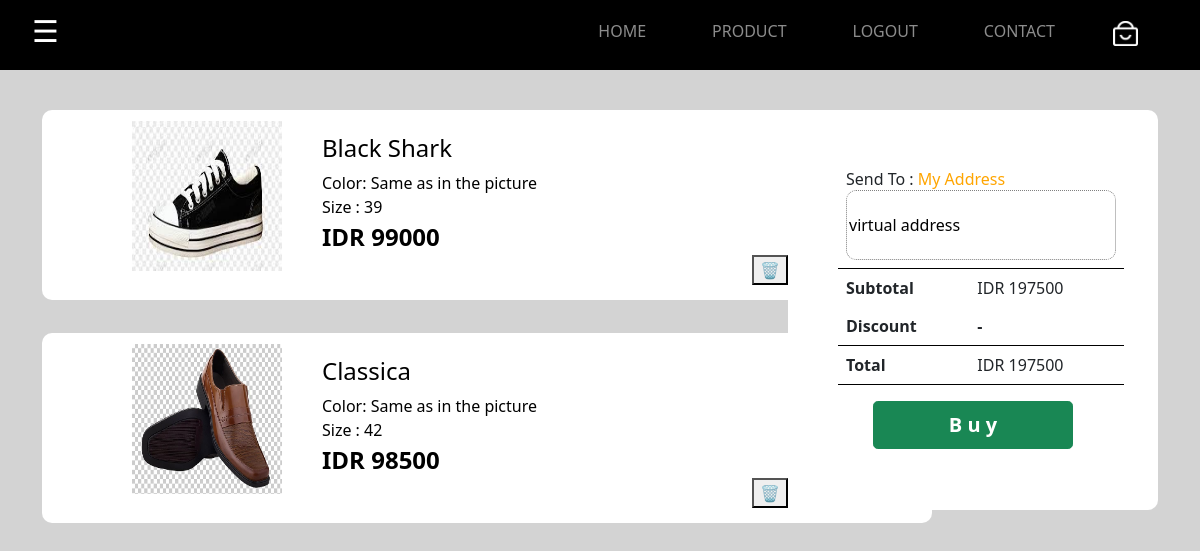
/mybag.php (signed in), run on the app's committed database.
### tables this page shows
CREATE TABLE `user` (
  `email` varchar(128) NOT NULL,
  `password` varchar(128) NOT NULL,
  `uname` varchar(128) NOT NULL,
  `birthdate` date NOT NULL,
  `gender` varchar(6) NOT NULL,
  `profession` varchar(128) NOT NULL,
  `address` text NOT NULL,
  `instagram` varchar(128) NOT NULL,
  `phone` bigint(20) NOT NULL
);

CREATE TABLE `orders` (
  `id_order` int(11) NOT NULL,
  `email` varchar(128) NOT NULL,
  `product_id` int(11) NOT NULL,
  `cartdate` date NOT NULL DEFAULT current_timestamp()
);

CREATE TABLE `product` (
  `id` int(11) NOT NULL,
  `tipe` varchar(128) NOT NULL,
  `harga` int(11) NOT NULL,
  `ukuran` int(11) NOT NULL,
  `stok` int(11) NOT NULL,
  `img` longblob NOT NULL
);

### mybag.php (the view, shortened to what this page needs)
<?php
    include_once("connection.php");
    $order = mysqli_query($connect, "SELECT * FROM orders, product WHERE orders.email='$_SESSION[userweb]' AND product_id=product.id GROUP BY tipe;");
?>
<div style="height: 70px; background: black;"><?php include_once("navbar.php");?></div>
<?php
    $total = 0;
    foreach ($order as $row) :
    $total += $row['harga'];
    endforeach;
    $row = mysqli_fetch_assoc(mysqli_query($connect, "SELECT * FROM user WHERE email = '$_SESSION[userweb]';"));
?>
<div class="container" style="margin-top: 40px; box-sizing: border-box;">
    <div class="sticky-top text-center" style="float: right; width: 370px; height: 400px; background: white; border-radius: 10px;">
    <div style="padding: 50px; box-sizing: border-box;">
        <table class="table">
            <tr>
                <td colspan=2 class="rounded">
                    Send To : <a href="myaccount.php" style="color: orange; text-decoration: none;">My Address</a><br>
                    <input class="input" type="textarea" value="<?=$row['address'];?>" style="border: 0.3px dotted gray; border-radius: 10px; height: 70px; width: 270px;">
                </td>
            </tr>
            <tr>
                <td style="border: none;"><b>Subtotal</b></td>
                <td style="border: none;">IDR <?=$total?></td>
                <tr>
                    <td><b>Discount</b></td>
                    <td><b>-</b></td>
                </tr>
            </tr>
            <tr>
                <td><b>Total</b></td>
                <td>IDR <?=$total?></td>
            </tr>
        </table>
        <form action="pay.php" method="POST">
            <button class="btn btn-lg btn-success" style="width: 200px;"><b>B u y</b></button>
        </form>
    </div>
    </div>
    <?php foreach ($order as $row) : ?>
        <div class="position-start" style="width: 890px; background: white; border-radius: 10px; height: 190px; box-sizing: border-box; padding-left: 90px; margin-top: 33px;">
            <img width="150" height="150" src="<?= $row['img']?>" alt="img" style="float: left; margin-right: 40px; margin-top: 11px;">
            <br><h4><?= $row['tipe']?></h4>
            Color: Same as in the picture<br>
            Size : <?= $row['ukuran'];?> <br>
            <b style="font-size: 24px;">IDR <?= $row['harga'];?></b>
            <div class="text-end" style="margin-right: 40px;">
                <form action="" method="POST">
                    <button name="delete" class="button">&#128465;</button>
                </form>
            </div>
        </div>
    <?php endforeach; ?>
</div>

### mybag.php (style rules this page uses)
body { background-color: lightgrey; color : black; }
td { border-bottom: 1.5px solid black; }

### data on the page
user: address "virtual address"
orders: product.img (picture), product.tipe "Black Shark", product.ukuran "39", product.harga "99000"
orders: product.img (picture), product.tipe "Classica", product.ukuran "42", product.harga "98500"

### other printed values
$text "LOGOUT"
$total "197500"
